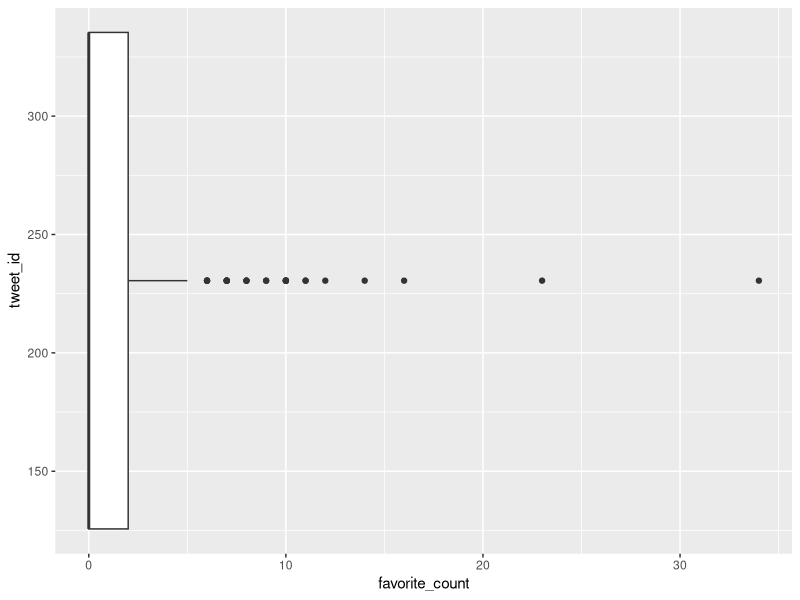

The R script that drew this image: (Note: this script raises an error after producing the figure.)
## ---- chunk 1
library(tidyverse)
## ---- chunk 2
cctweets <- read_csv("data/code_clan_tweets.csv")
## ---- chunk 3

dim(cctweets)

colnames(cctweets)

head(cctweets)

cctweets

## ---- chunk 4

# as I was unsure if there was a grouping to which the tweet data would fall into, I've included a line of code making a new variable
# it is quite possible that as I'm grouping by id that it makes absolutely no difference but there you go. I follow with a summary, which I then apply to a boxplot. See further conclusions below:

cctweets_grouped <- group_by(cctweets, tweet_id, favorite_count)

cctweets %>%
  summarise(tweet_id, favorite_count)

ggplot(cctweets_grouped) +
  aes(x = tweet_id, y = favorite_count, group = "tweet_id") +
  geom_boxplot() +
  coord_flip()

## ---- chunk 5

# I'll be using a simple pipe to find this value, simply using the count function, specifying the two conditions by which I wish to organise the CodeClan tweets.

cctweets %>%
  count(screen_name, favorite_count > 0, is_quote == FALSE)


## ---- chunk 6

cctweets %>%
  group_by(source) %>%
  filter(retweet_count > 0, is_quote == FALSE) %>%
  summarise(round(mean(retweet_count), 3))

## ---- chunk 7

cctweets %>%
  mutate_if(media_type, length(media_type) == 0, "text") %>%
  summarise(media_type, sum(favorite_count>0))

## ---- chunk 8

cctweets %>%
  mutate(media_type = replace_na(media_type, "text")) %>%
  summarise(media_type, n(favorite_count))
  



## ---- chunk 9

## ---- chunk 10

## ---- chunk 11

## ---- chunk 12

## ---- chunk 13

## ---- chunk 14

## ---- chunk 15

## ---- chunk 16

## ---- chunk 17

## ---- chunk 18

## ---- chunk 19

## ---- chunk 20

## ---- chunk 21

## ---- chunk 22

## ---- chunk 23

## ---- chunk 24

